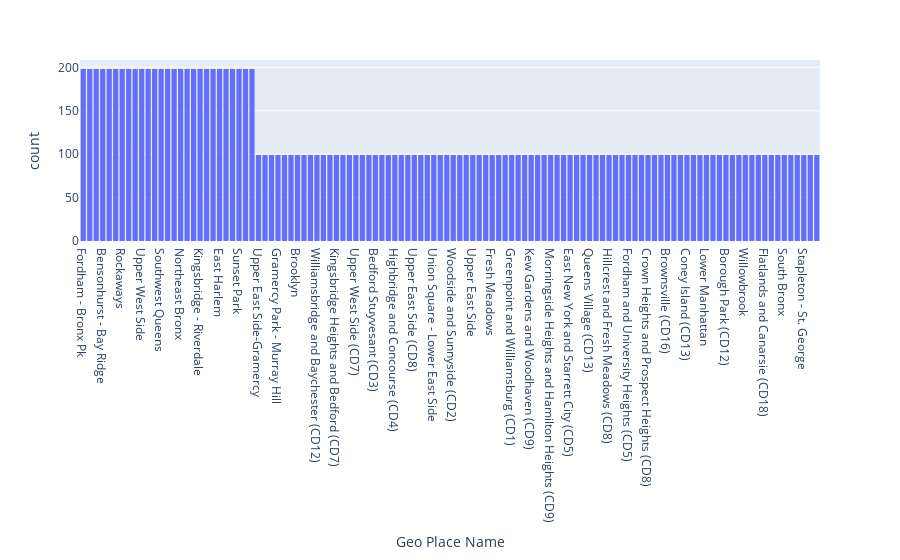

This figure's notebook cell:
### Code cell
fig = px.histogram(air_quality_data, x="Geo Place Name").update_xaxes(categoryorder='total descending')
fig.show()

### Figure 1 — Plotly figure (JSON) as saved in the notebook; plotly's stock layout.template omitted (floating-point values rounded to 4 significant figures; data arrays with more than 128 entries replaced by an {"elided": "..."} marker saying what was removed)
{"data": [{"alignmentgroup": "True", "bingroup": "x", "hovertemplate": "Geo Place Name=%{x}<br>count=%{y}<extra></extra>", "legendgroup": "", "marker": {"color": "#636efa", "pattern": {"shape": ""}}, "name": "", "offsetgroup": "", "orientation": "v", "showlegend": false, "type": "histogram", "x": {"elided": "13959 str values"}, "xaxis": "x", "yaxis": "y"}], "layout": {"barmode": "relative", "legend": {"tracegroupgap": 0}, "margin": {"t": 60}, "xaxis": {"anchor": "y", "categoryorder": "total descending", "domain": [0, 1], "title": {"text": "Geo Place Name"}}, "yaxis": {"anchor": "x", "domain": [0, 1], "title": {"text": "count"}}}}
